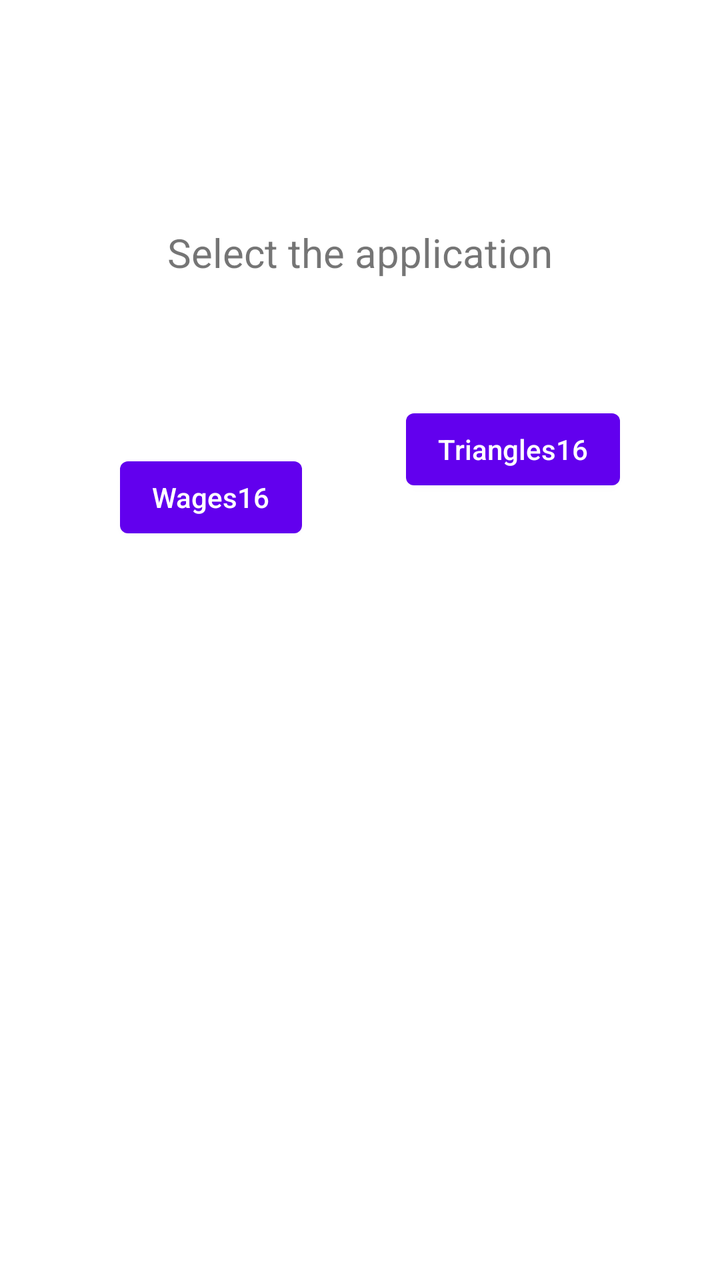
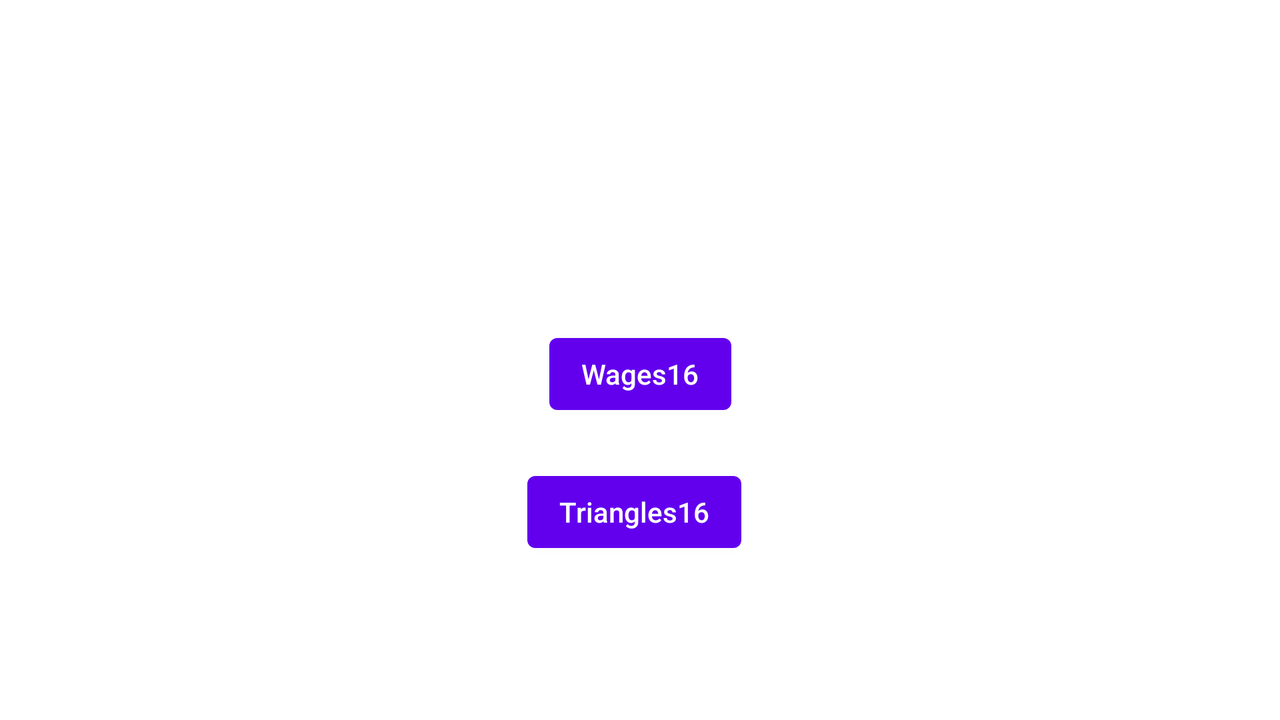

One screen, two layout resources from the same app: the default and the repository's alternative for another configuration. Each is rendered where Android would select it; the XML of both is given below.
<!-- AndroidManifest.xml: application theme Theme.MobAppAssignment1 -->
<!-- res/layout/activity_main.xml -->
<?xml version="1.0" encoding="utf-8"?>
<androidx.constraintlayout.widget.ConstraintLayout xmlns:android="http://schemas.android.com/apk/res/android"
    xmlns:app="http://schemas.android.com/apk/res-auto"
    xmlns:tools="http://schemas.android.com/tools"
    android:layout_width="match_parent"
    android:layout_height="match_parent"
    tools:context=".MainActivity">

    <TextView
        android:id="@+id/id_textView2"
        android:layout_width="wrap_content"
        android:layout_height="wrap_content"
        android:layout_marginTop="158dp"
        android:layout_marginBottom="85dp"
        android:text="Select the application"
        android:textSize="20sp"
        app:layout_constraintBottom_toTopOf="@+id/id_selectbuttonwage"
        app:layout_constraintEnd_toEndOf="parent"
        app:layout_constraintStart_toStartOf="parent"
        app:layout_constraintTop_toTopOf="parent" />

    <Button
        android:id="@+id/id_selectbuttonwage"
        android:layout_width="91dp"
        android:layout_height="wrap_content"
        android:layout_marginStart="74dp"
        android:layout_marginEnd="52dp"
        android:layout_marginBottom="413dp"
        android:onClick="runWage"
        android:text="@string/wages16"
        android:textAppearance="@style/TextAppearance.AppCompat.Body2"
        app:layout_constraintBottom_toBottomOf="parent"
        app:layout_constraintEnd_toStartOf="@+id/id_selectbuttontriangle"
        app:layout_constraintStart_toStartOf="parent"
        app:layout_constraintTop_toBottomOf="@+id/id_textView2" />

    <Button
        android:id="@+id/id_selectbuttontriangle"
        android:layout_width="wrap_content"
        android:layout_height="wrap_content"
        android:layout_marginTop="40dp"
        android:layout_marginEnd="64dp"
        android:layout_marginBottom="370dp"
        android:onClick="runTriangle"
        android:text="@string/triangles16"
        android:textAppearance="@style/TextAppearance.AppCompat.Body2"
        app:layout_constraintBottom_toBottomOf="parent"
        app:layout_constraintEnd_toEndOf="parent"
        app:layout_constraintStart_toEndOf="@+id/id_selectbuttonwage"
        app:layout_constraintTop_toBottomOf="@+id/id_textView2" />

</androidx.constraintlayout.widget.ConstraintLayout>
<!-- resources referenced by this layout -->
<resources>
  <string name="triangles16">Triangles16</string>
  <string name="wages16">Wages16</string>
  <style name="Theme.MobAppAssignment1" parent="Theme.MaterialComponents.DayNight.DarkActionBar">
          
          <item name="colorPrimary">@color/purple_500</item>
          <item name="colorPrimaryVariant">@color/purple_700</item>
          <item name="colorOnPrimary">@color/white</item>
          
          <item name="colorSecondary">@color/teal_200</item>
          <item name="colorSecondaryVariant">@color/teal_700</item>
          <item name="colorOnSecondary">@color/black</item>
          
          <item name="android:statusBarColor" tools:targetApi="l">?attr/colorPrimaryVariant</item>
          
      </style>
</resources>
<!-- res/layout-land/activity_main.xml (the repository's variant of the layout above) -->
<!-- drawn on the phone turned sideways -->
<?xml version="1.0" encoding="utf-8"?>
<androidx.constraintlayout.widget.ConstraintLayout xmlns:android="http://schemas.android.com/apk/res/android"
    xmlns:app="http://schemas.android.com/apk/res-auto"
    xmlns:tools="http://schemas.android.com/tools"
    android:layout_width="match_parent"
    android:layout_height="match_parent"
    tools:context=".MainActivity">

    <TextView
        android:id="@+id/id_textView2"
        android:layout_width="wrap_content"
        android:layout_height="wrap_content"
        android:layout_marginTop="149dp"
        android:layout_marginBottom="39dp"
        android:text="@string/select_the_application"
        android:textSize="20sp"
        app:layout_constraintBottom_toTopOf="@+id/id_selectbuttonwage"
        app:layout_constraintEnd_toEndOf="parent"
        app:layout_constraintStart_toStartOf="parent"
        app:layout_constraintTop_toTopOf="parent"
        app:layout_constraintVertical_bias="1.0" />

    <Button
        android:id="@+id/id_selectbuttonwage"
        android:layout_width="91dp"
        android:layout_height="wrap_content"
        android:layout_marginBottom="21dp"
        android:onClick="runWage"
        android:text="@string/wages16"
        android:textAppearance="@style/TextAppearance.AppCompat.Body2"
        app:layout_constraintBottom_toTopOf="@+id/id_selectbuttontriangle"
        app:layout_constraintEnd_toEndOf="parent"
        app:layout_constraintStart_toStartOf="parent" />

    <Button
        android:id="@+id/id_selectbuttontriangle"
        android:layout_width="wrap_content"
        android:layout_height="wrap_content"
        android:layout_marginStart="40dp"
        android:layout_marginBottom="80dp"
        android:onClick="runTriangle"
        android:text="@string/triangles16"
        android:textAppearance="@style/TextAppearance.AppCompat.Body2"
        app:layout_constraintBottom_toBottomOf="parent"
        app:layout_constraintStart_toStartOf="@+id/id_textView2" />

</androidx.constraintlayout.widget.ConstraintLayout>
<!-- resources referenced by the variant -->
<!-- as the phone turned sideways resolves them -->
<resources>
  <string name="select_the_application">Select the application</string>
  <string name="triangles16">Triangles16</string>
  <string name="wages16">Wages16</string>
  <style name="Theme.MobAppAssignment1" parent="Theme.MaterialComponents.DayNight.DarkActionBar">
          
          <item name="colorPrimary">@color/purple_500</item>
          <item name="colorPrimaryVariant">@color/purple_700</item>
          <item name="colorOnPrimary">@color/white</item>
          
          <item name="colorSecondary">@color/teal_200</item>
          <item name="colorSecondaryVariant">@color/teal_700</item>
          <item name="colorOnSecondary">@color/black</item>
          
          <item name="android:statusBarColor" tools:targetApi="l">?attr/colorPrimaryVariant</item>
          
      </style>
</resources>
